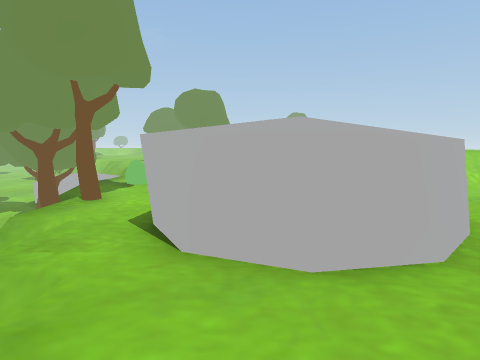
View 1 (above)

13 first-person views from a walk through a Unity game level. The camera is 1.3 m above the floor, tilts 6° down and sees 75° across. The floor is counted in squares, 1 m on a side. Each view is taken from the middle of a square. On the plan, view 1 faces up. The plan holds only what a view shows up to about 14 squares ahead; the rest is blank. The place goes on beyond the plan. The player character is not drawn.

View 2
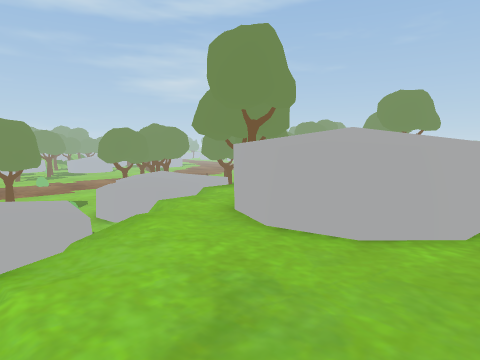

View 3
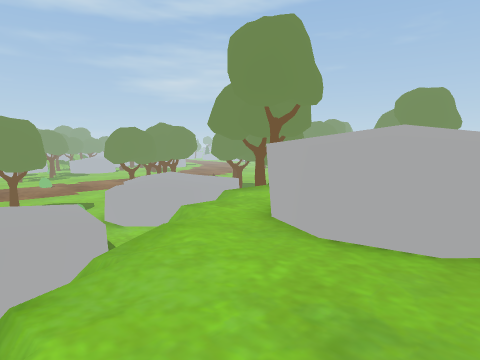

View 4
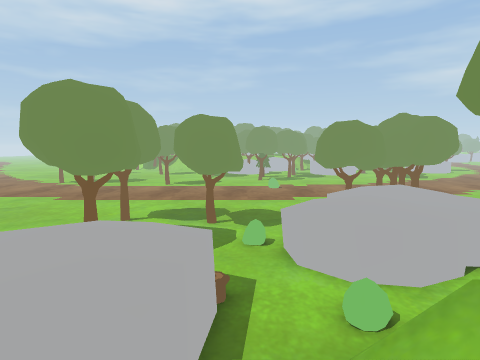

View 5
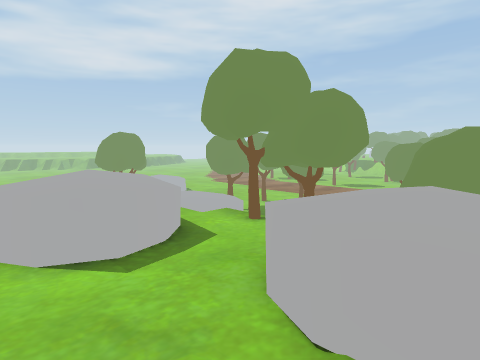

View 6
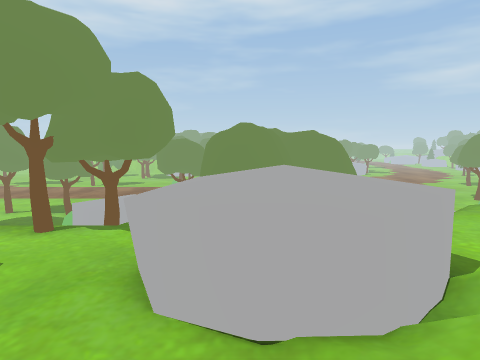

View 7
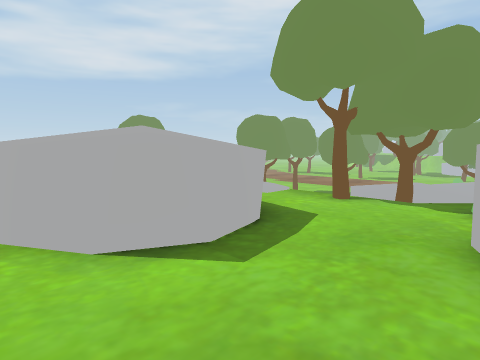

View 8
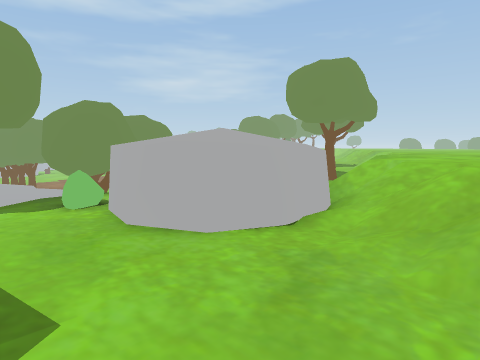

View 9
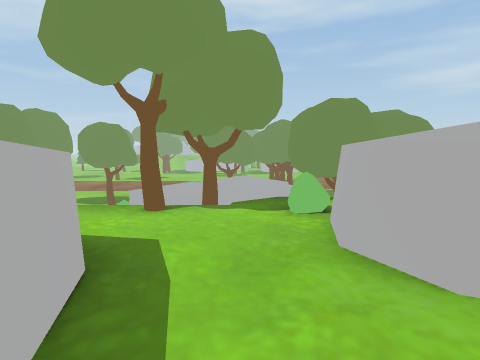

View 10
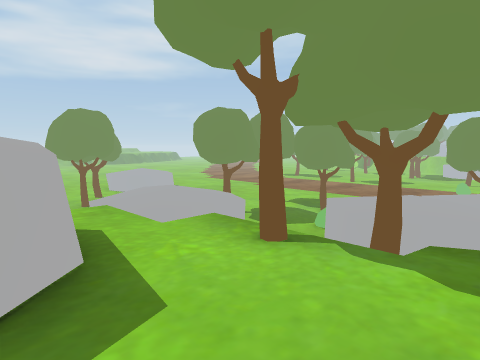

View 11
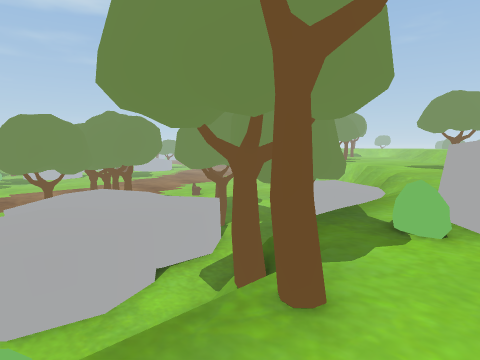

View 12
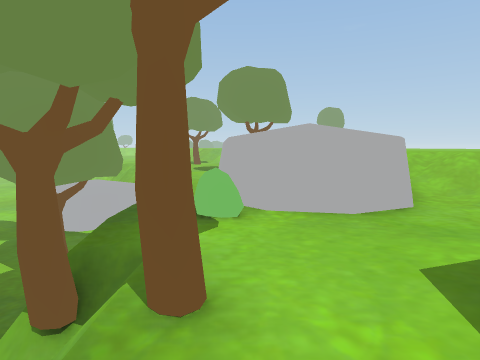

View 13
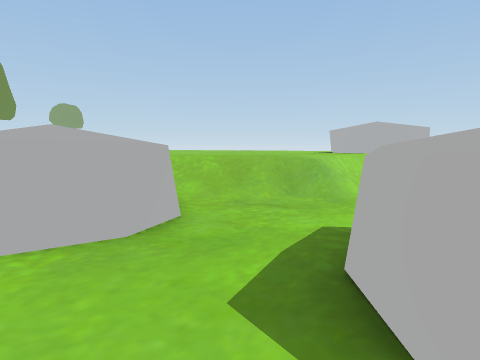

### Floor plan
Key: @ floor where view 1 was taken; # wall or solid block; . main floor; : floor 0.25 m higher than the main floor; + floor 1 m higher than the main floor; - floor 1.75 m lower than the main floor; _ floor 2 m lower than the main floor; / step, stairs or slope; = window, fence, low wall or low ledge; v drop or lower ground; T tree; B bush; R rock.
Columns run from 16 left of view 1 to 4 right of it. Each row starts with its distance up from view 1.
 14     T___  ==   RR///+
 13      R__     RRRRR///
 12      RR_TT  .RRRRR://
 11    R RRR_-  .BRRR....
 10    RRRRR__  BB.R.....
  9 TRR RRRR__#T.........
  8 TRRRRRRRR_=TT.....R..
  7   RR  RRR_  TT.RRRRR.
  6     RRRRRB-  ..RRRRR.
  5  ___RRRR_BB##/.RRRRR.
  4  ___BBR____ #=.RRRRR
  3  ___B______  v..RRR..
  2  _T_____RRRRR= ......
  1  __     RRRRR =/.....
  0  __    RRRRRR  =@...
 -1  _     RRRRRR    /...
 -2  T      RRRR
 -3
 -4
 -5  __
 -6  ___
 -7  ___

Positions as (right, up) in squares from view 1, and headings:
1: (0, 0), facing up
2: (4, -1), facing up-left
3: (3, -1), facing up-left
4: (-1, 3), facing left
5: (4, 14), facing down-left
6: (4, 12), facing left
7: (4, 11), facing down-left
8: (4, 8), facing up-left
9: (3, 9), facing left
10: (0, 10), facing down-left
11: (-2, 5), facing up-left
12: (-3, 5), facing up
13: (-3, 6), facing up-right
